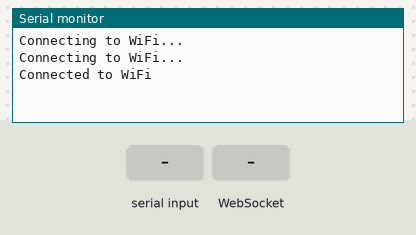
Recording of a sketch running on a simulated ESP32. Shown: the last lines printed to the serial monitor. The inputs (shaded band) are chosen by the test bench. WiFi joins after 1.5 s; servers stay silent unless stated; I2S audio is not simulated (input reads silence); not simulated (calls return 0 or success): credentials.h.

Above: at 3.2 s.
3.3 s: "start\n" received over Serial
At 4.5 s:
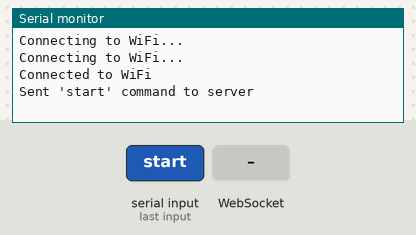
4.8 s: WebSocket text "start" received
At 5.5 s:
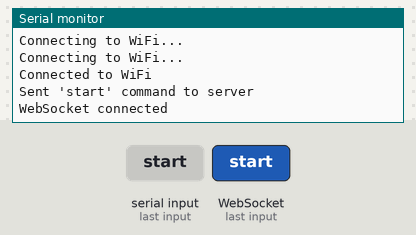
6.3 s: "stop\n" received over Serial
At 7.3 s:
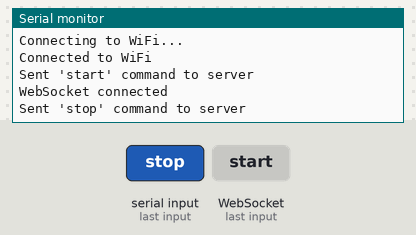
7.8 s: "1\n" received over Serial
At 9.2 s:
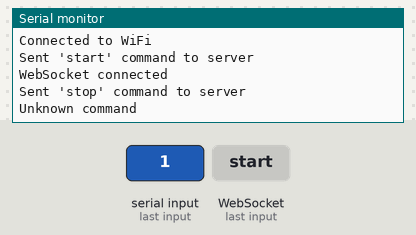

Measured:
- after the input at 3.3 s, the serial monitor: prints a new line after 0.06 s (image 1)
- after the input at 4.8 s, the serial monitor: prints a new line after 0.05 s (image 2)
- after the input at 6.3 s, the serial monitor: prints a new line at once (image 3)
- after the input at 7.8 s, the serial monitor: prints a new line at once (image 4)

The sketch:

voice_translator_arduino.ino
```cpp
#include <WiFi.h>
#include <WebSocketsClient.h>
#include <driver/i2s.h>
#include "credentials.h"  // WiFi 정보가 포함된 파일

WebSocketsClient audioSocket;   // 음성 데이터 전송용 WebSocket
WebSocketsClient commandSocket; // 명령어 전송용 WebSocket
const char* ws_server = "192.168.75.33"; // Node.js 서버 IP
const uint16_t ws_port = 3000;           // WebSocket 포트

// 저주파 통과 필터 함수
int lowPassFilter(int16_t currentSample, int16_t previousSample, float alpha) {
  return (alpha * currentSample) + ((1.0 - alpha) * previousSample);
}

// I2S 마이크 설정 함수
void setupI2SMicrophone() {
  i2s_config_t i2s_config = {
    .mode = (i2s_mode_t)(I2S_MODE_MASTER | I2S_MODE_RX),
    .sample_rate = 8000,  // 샘플 레이트 설정 (Google Speech-to-Text의 경우 16000 Hz 권장)
    .bits_per_sample = I2S_BITS_PER_SAMPLE_16BIT,
    .channel_format = I2S_CHANNEL_FMT_ONLY_LEFT,
    .communication_format = I2S_COMM_FORMAT_I2S_MSB,
    .intr_alloc_flags = ESP_INTR_FLAG_LEVEL1,
    .dma_buf_count = 8,
    .dma_buf_len = 64,
    .use_apll = false,
    .tx_desc_auto_clear = true,
    .fixed_mclk = 0
  };

  i2s_pin_config_t pin_config = {
    .bck_io_num = 14,   // I2S SCK 핀 설정
    .ws_io_num = 15,    // I2S WS 핀 설정
    .data_out_num = -1, // 데이터 출력 없음
    .data_in_num = 12   // I2S 데이터 입력 핀 설정 (INMP441 마이크)
  };

  // I2S 드라이버 설치 및 핀 설정
  i2s_driver_install(I2S_NUM_0, &i2s_config, 0, NULL);
  i2s_set_pin(I2S_NUM_0, &pin_config);
}

void setup() {
  Serial.begin(115200);
  WiFi.begin(ssid, password);
  while (WiFi.status() != WL_CONNECTED) {
    delay(1000);
    Serial.println("Connecting to WiFi...");
  }
  Serial.println("Connected to WiFi");

  // 음성 데이터를 보낼 WebSocket 연결
  audioSocket.begin(ws_server, ws_port, "/audio");
  audioSocket.onEvent(webSocketEvent);

  // 명령어를 보낼 WebSocket 연결
  commandSocket.begin(ws_server, ws_port, "/command");
  commandSocket.onEvent(webSocketEvent);

  setupI2SMicrophone(); // I2S 마이크 설정 함수 호출
}

void loop() {
  int16_t i2sData[512];  // I2S 데이터 배열
  size_t bytesRead = 0;
  int gain = 7;          // 신호 증폭 비율
  int threshold = 200;   // 노이즈 게이트 임계값 original : 200
  int16_t previousSample = 0;
  float alpha = 0.95;    // 저주파 통과 필터의 강도

  // I2S에서 데이터 읽기
  esp_err_t result = i2s_read(I2S_NUM_0, (char*)i2sData, sizeof(i2sData), &bytesRead, portMAX_DELAY);

  // 데이터가 정상적으로 읽혔는지 확인
  if (result == ESP_OK && bytesRead > 0) {
    for (int i = 0; i < bytesRead / sizeof(int16_t); i++) {
      i2sData[i] = i2sData[i] * gain;  // 신호 증폭

      // 노이즈 게이트 적용
      if (abs(i2sData[i]) > threshold) {
        i2sData[i] = lowPassFilter(i2sData[i], previousSample, alpha);
        previousSample = i2sData[i];
      } else {
        i2sData[i] = 0; // 임계값 이하 신호는 무시
      }
    }

    // WebSocket을 통해 음성 데이터를 전송
    audioSocket.sendBIN((uint8_t*)i2sData, bytesRead);
  }

  // 명령어 수신
  if (Serial.available() > 0) {
    String command = Serial.readStringUntil('\n');  // 시리얼에서 명령어 받기
    command.trim();

    if (command == "start") {
      commandSocket.sendTXT("start");  // WebSocket으로 'start' 명령 전송
      Serial.println("Sent 'start' command to server");
    } else if (command == "stop") {
      commandSocket.sendTXT("stop");  // WebSocket으로 'stop' 명령 전송
      Serial.println("Sent 'stop' command to server");
    } else {
      Serial.println("Unknown command");
    }
  }

  audioSocket.loop();   // WebSocket 연결 유지
  commandSocket.loop(); // WebSocket 연결 유지
}

void webSocketEvent(WStype_t type, uint8_t * payload, size_t length) {
  switch(type) {
    case WStype_CONNECTED:
      Serial.println("WebSocket connected");
      break;
    case WStype_DISCONNECTED:
      Serial.println("WebSocket disconnected");
      break;
    case WStype_ERROR:
      Serial.println("WebSocket error");
      break;
  }
}
```
